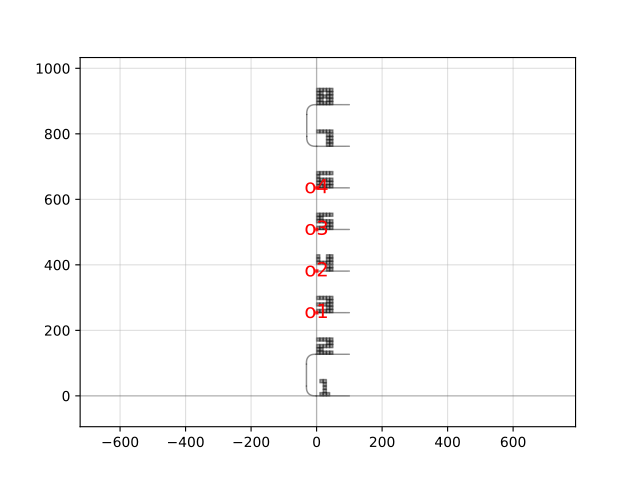

This figure's Python source:
import gdsfactory as gf

c = gf.components.edge_coupler_array_with_loopback(cross_section='strip', radius=30, n=8, pitch=127.0, extension_length=1.0, right_loopback=True, x_reflection=False, text_offset=[0, 0])
c.plot()
